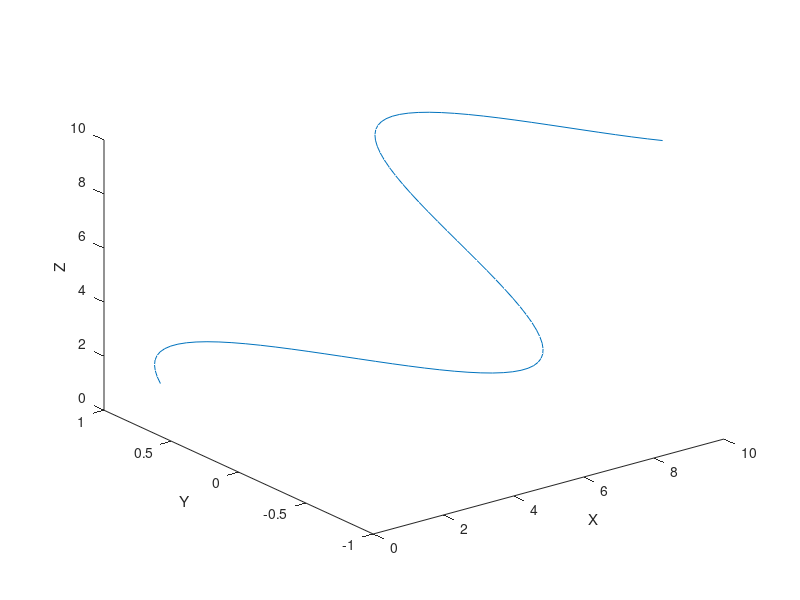

Write MATLAB code to recreate this figure. (Note: this script raises an error after producing the figure.)
%figure opens different plots
f1 = figure('Name','example1');
f2 = figure;

x=1:0.1:10;
y = sin(x);
z = x;

rotate3d on;
plot3(x,y,z)
xlabel('X');
ylabel('Y');
zlabel('Z');

figure(f1);
M = [0,0,0;1,1,1];
plotv(M);
xlabel('X2');
